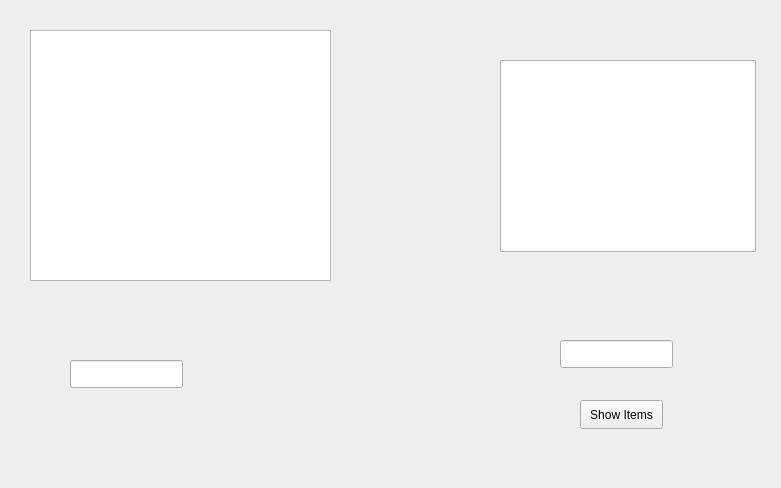
<?xml version="1.0" encoding="UTF-8"?>
<ui version="4.0">
 <class>GUI</class>
 <widget class="QWidget" name="GUI">
  <property name="geometry">
   <rect>
    <x>0</x>
    <y>0</y>
    <width>781</width>
    <height>488</height>
   </rect>
  </property>
  <property name="windowTitle">
   <string>GUI</string>
  </property>
  <widget class="QListWidget" name="ShoplistWidget">
   <property name="geometry">
    <rect>
     <x>30</x>
     <y>30</y>
     <width>301</width>
     <height>251</height>
    </rect>
   </property>
  </widget>
  <widget class="QLineEdit" name="lineEdit">
   <property name="geometry">
    <rect>
     <x>70</x>
     <y>360</y>
     <width>113</width>
     <height>28</height>
    </rect>
   </property>
  </widget>
  <widget class="QLineEdit" name="show_lineEdit">
   <property name="geometry">
    <rect>
     <x>560</x>
     <y>340</y>
     <width>113</width>
     <height>28</height>
    </rect>
   </property>
  </widget>
  <widget class="QPushButton" name="show_pushButton">
   <property name="geometry">
    <rect>
     <x>580</x>
     <y>400</y>
     <width>83</width>
     <height>29</height>
    </rect>
   </property>
   <property name="text">
    <string>Show Items</string>
   </property>
  </widget>
  <widget class="QListWidget" name="cat_listWidget">
   <property name="geometry">
    <rect>
     <x>500</x>
     <y>60</y>
     <width>256</width>
     <height>192</height>
    </rect>
   </property>
  </widget>
 </widget>
 <resources/>
 <connections/>
</ui>
